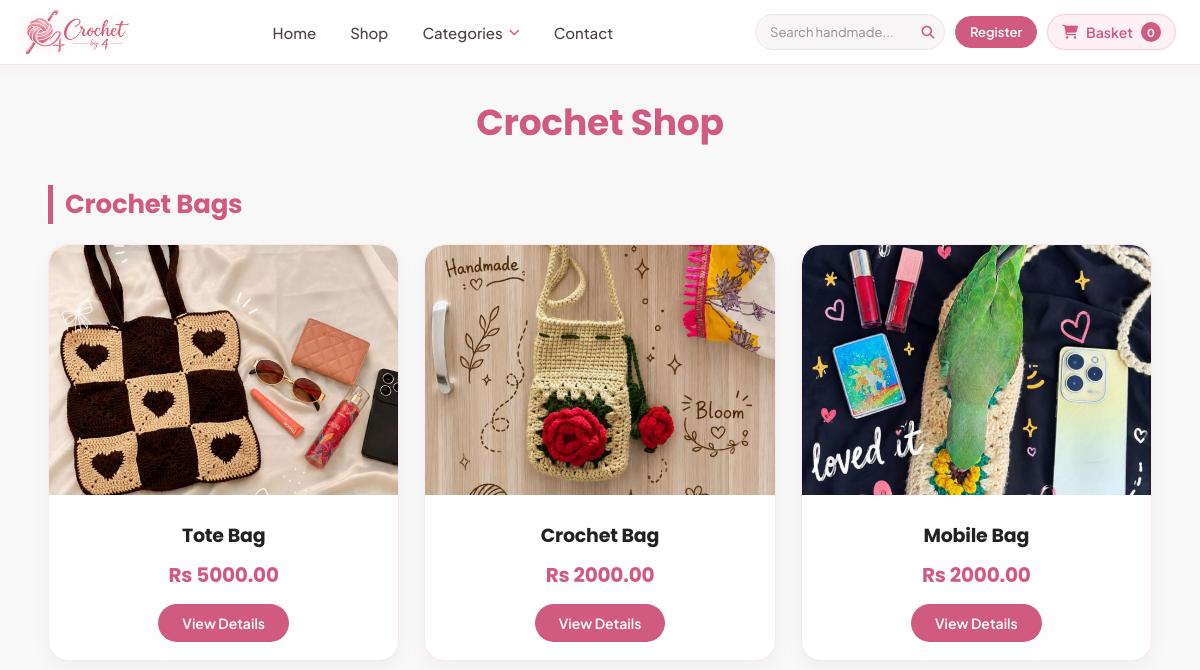
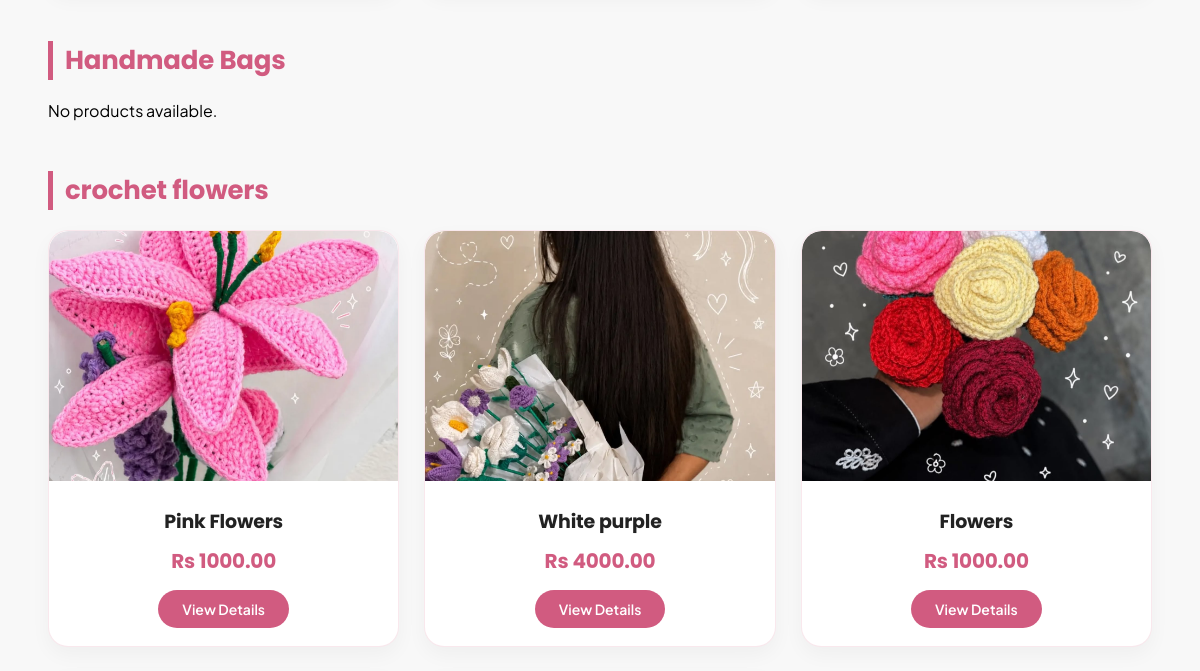
The page /shop/ (upper part) on the database as committed earlier (2 pictures, top to bottom).
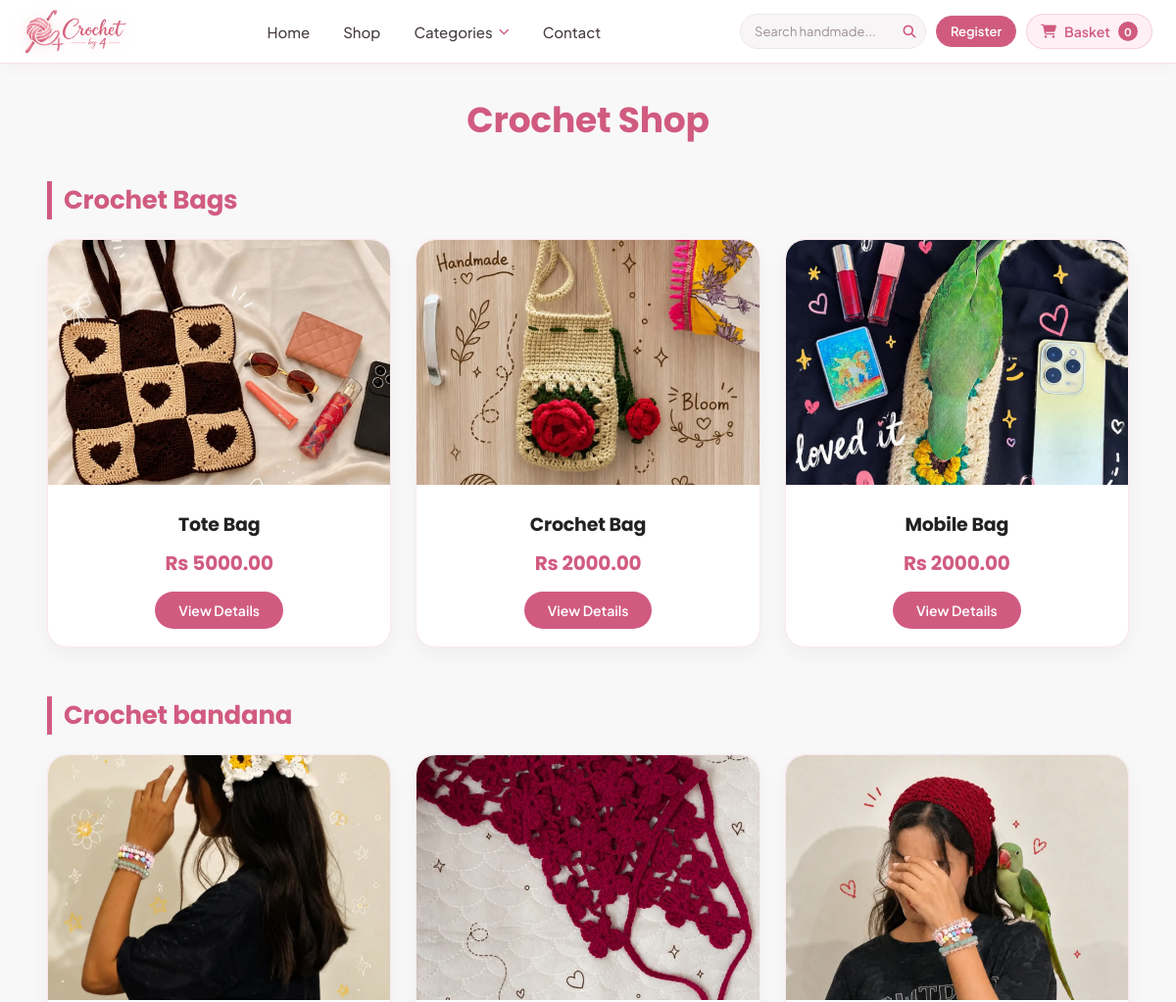
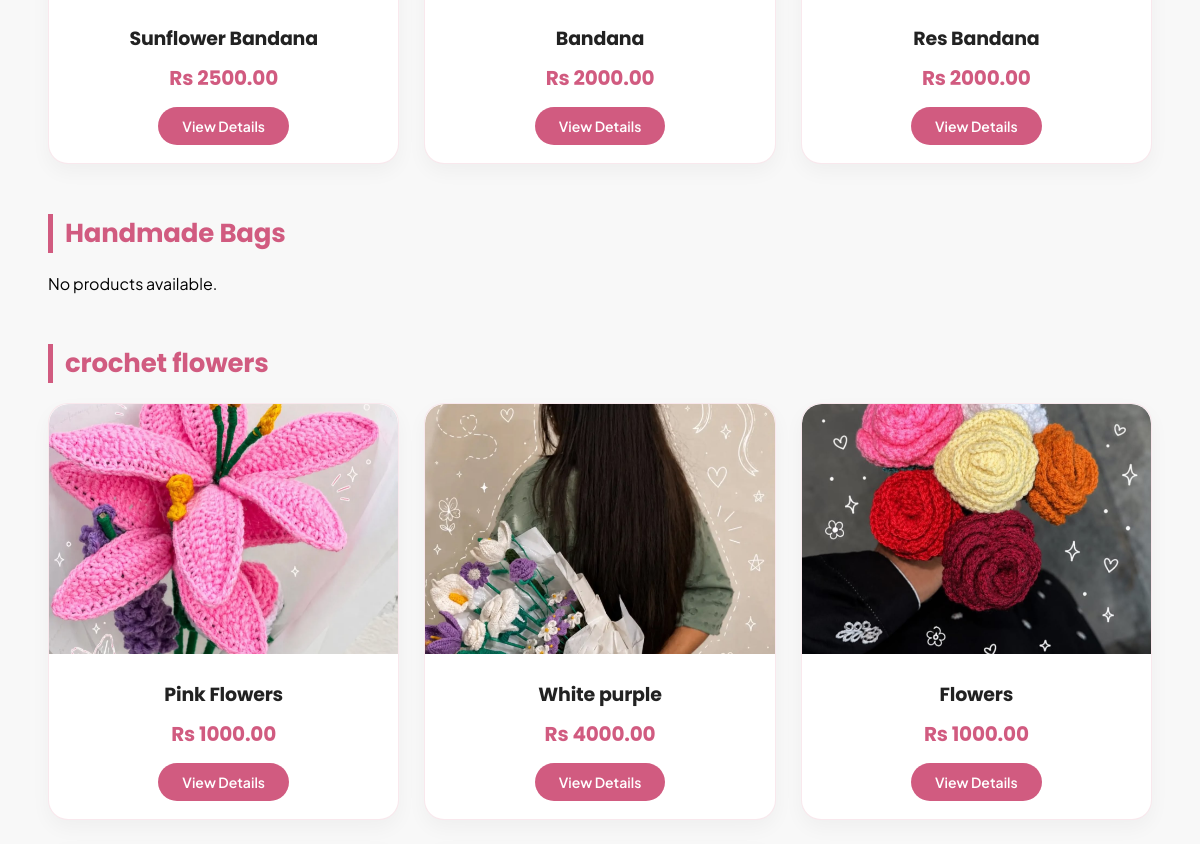
The same page on the database as committed later (2 pictures, top to bottom).
### store/models.py (models this page shows, shortened)
class Category(models.Model):
    name = models.CharField(max_length=100, unique=True)
    slug = models.SlugField(max_length=100, unique=True)
    class Meta:
        verbose_name_plural = "Categories"
        ordering = ["name"]

class ProductImage(models.Model):
    product = models.ForeignKey(
        Product,
        related_name="images",
        on_delete=models.CASCADE
    )
    image = models.ImageField(
        upload_to="products/",
    blank=True,
    null=True
    )
    alt_text = models.CharField(
        max_length=255,
        blank=True
    )
    is_feature = models.BooleanField(
        default=False
    )
    created = models.DateTimeField(
        auto_now_add=True
    )
    class Meta:
        verbose_name_plural = "Product Images"

class Product(models.Model):
    category = models.ForeignKey(
        Category,
        related_name="products",
        on_delete=models.CASCADE
    )
    created_by = models.ForeignKey(
        User,
        related_name="products",
        on_delete=models.CASCADE
    )
    title = models.CharField(max_length=255)
    slug = models.SlugField(max_length=255, unique=True)
    author = models.CharField(
        max_length=255,
        default="Admin"
    )
    description = models.TextField(blank=True)
    price = models.DecimalField(
        max_digits=10,
        decimal_places=2
    )
    in_stock = models.BooleanField(default=True)
    is_active = models.BooleanField(default=True)
    views_count = models.PositiveIntegerField(default=0)
    created = models.DateTimeField(auto_now_add=True)
    updated = models.DateTimeField(auto_now=True)
    class Meta:
        verbose_name_plural = "Products"
        ordering = ["-created"]
    def get_absolute_url(self):
        return reverse(
            "store:product_detail",
            args=[self.slug]
        )

### store/views.py (the view)
# urls.py: path('shop/', views.shop, name='shop'),
def shop(request):
    categories = Category.objects.prefetch_related(
        "products__images"
    ).all()
    return render(
        request,
        "store/shop.html",
        {
            "categories": categories
        }
    )

### basket/basket.py (called while the page is built)
    def __len__(self):
        return sum(item['qty'] for item in self.basket.values())

    def get_subtotal(self):
        subtotal = sum(
            Decimal(item['price']) * item['qty']
            for item in self.basket.values()
        )
        return Decimal(subtotal).quantize(Decimal('0.01')) if subtotal else Decimal('0.00')

    def get_tax(self):
        return Decimal('0.00')

    def get_shipping_price(self):
        if len(self) == 0 or self.get_subtotal() == Decimal('0.00'):
            return Decimal('0.00')
        return Decimal('200.00')

    def get_total_price(self):
        if len(self) == 0 or self.get_subtotal() == Decimal('0.00'):
            return Decimal('0.00')
        total = self.get_subtotal() + self.get_shipping_price()
        return total.quantize(Decimal('0.01'))

### basket/context_processors.py (called while the page is built)
def basket(request):
    return{ 'basket': Basket(request)}

### store/views.py (called while the page is built)
def categories(request):
    return{
        'categories': Category.objects.all()
    }

### templates/store/shop.html (shortened to what this page needs)
{% extends "store/base.html" %}
{% block content %}
<div class="shop-container">
<h1 class="shop-title">
    Crochet Shop
</h1>
{% for category in categories %}
<div class="category-section">
<h2 class="category-title">
{{ category.name }}
</h2>
<div class="product-grid">
{% for product in category.products.all %}
<div class="product-card">
<a href="{{ product.get_absolute_url }}">
<div class="product-slider">
{% for image in product.images.all %}
<img
src="{{ image.image.url }}"
class="{% if forloop.first %}active{% endif %}">
{% endfor %}
</div>
</a>
<div class="product-info">
<h3>
<a href="{{ product.get_absolute_url }}">
{{ product.title }}
</a>
</h3>
<p class="price">
Rs {{ product.price }}
</p>
<a
href="{{ product.get_absolute_url }}"
class="details-btn">
View Details
</a>
</div>
</div>
{% empty %}
<p>
No products available.
</p>
{% endfor %}
</div>
</div>
{% endfor %}
</div>
{% endblock %}

Rows that differ between the two databases and show on the page:
added Category: name "Crochet bandana"
added Product: title "Sunflower Bandana", price "2500.00", shown under "Crochet bandana"
added ProductImage: image (picture), shown under "Sunflower Bandana"
added Product: title "Bandana", price "2000.00", shown under "Crochet bandana"
added ProductImage: image (picture), shown under "Bandana"
added Product: title "Res Bandana", price "2000.00", shown under "Crochet bandana"
added ProductImage: image (picture), shown under "Res Bandana"
